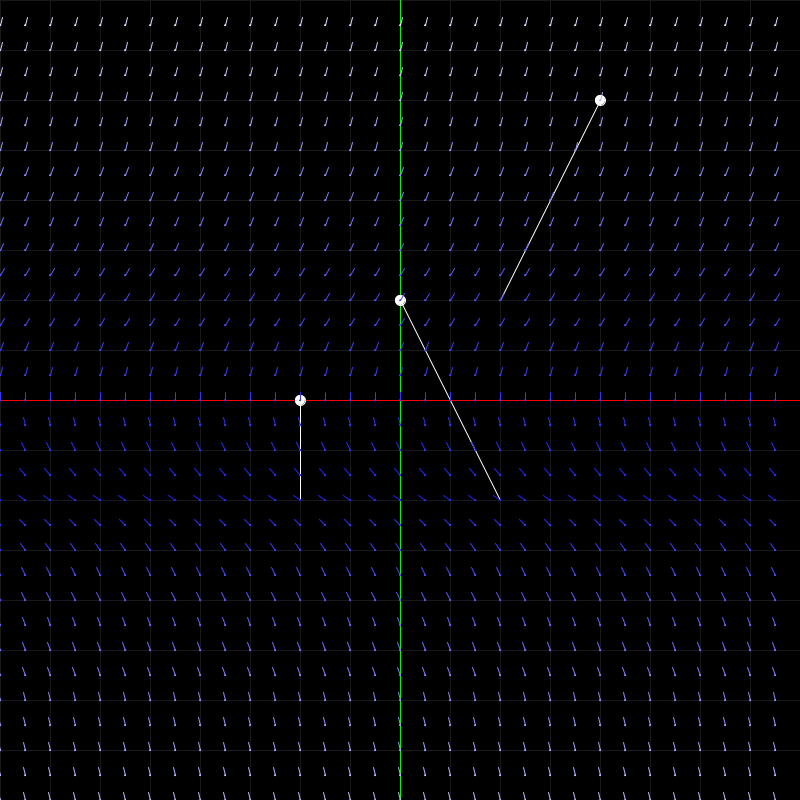
Frame 1 (no input)
Frame 60 (the mouse pressed at the canvas centre just before this capture): identical to frame 1, image omitted
Frame 120 (the mouse held since frame 60 and released just before this capture): identical to frame 1, image omitted

The Processing sketch that drew this single still picture (run headless with seeded random() and noise(); from frame 60 on, the mouse is pressed at the canvas centre):

// Processing sketch: sketch_2D_vector_field_RBF_interpolation
// ── sketch_2D_vector_field_RBF_interpolation.pde
/* Brute force approach to vector fields interpolation of scattred data
 *
 *
 Log 2024 05 2
 I created a gaussian elimination def in C# with ChatGPT to compute the
 lamdas of the systems of lienar equations. Then pass them here.
 double[,] matrixX = {
            {0,     2.82,  2,   1 }, //LambaX1 = -0.427
            {2.82,  0,     2,   0 }, //LambaX2 = -0.072
            {2,     2,     0,   -1 }, //LambaX3 = 0.60
        };
 double[,] matrixY = {
            {0,     2.82,  2,   2 }, //LambaY1 = 0.322
            {2.82,  0,     2,   1 }, //LambaY2 = 0.677
            {2,     2,     0,   2 }, //LambaY3 = 0.045
        };
 Now the vectors seems to behaive properly.
 
 */
float[] P1 = {100, 100}; //Source points
float[] P2 = {-100, -100}; //Source points
float[] P3 = {100, -100}; //Source points
float[] V1 = {100, 200}; //Vector at source points
float[] V2 = {0, 100}; //Vector at source points
float[] V3 = {-100, 200}; //Vector at source points

float[] P  = new float[2]; //Any point and Interpolated Vector
float[] V  = new float[2]; //Any point and Interpolated Vector

int l =0;

Tools tools = new Tools();
UniformGrid pointsGrid;

int nx, ny = 0;
int[] minPoint;
int[] maxPoint;

float change = 0;
float offSet = 0;
float sample = 0;
float scalar = 0.03;
float minium = 600;

void setup() {
  size(800, 800);
  //colorMode(HSB, 360, 100, 100);
  background(0, 0, 0);
  createCoordinatesSystem();

  minPoint = new int[2];
  maxPoint = new int[2];

  nx = 32;
  ny = 32;
  minPoint[0]=-400;
  minPoint[1]=-400;

  maxPoint[0]=400;
  maxPoint[1]=400;

  pointsGrid = new UniformGrid(nx, ny, minPoint, maxPoint);

  renderSourceVectorAtPoint(P1, V1);
  renderSourceVectorAtPoint(P2, V2);
  renderSourceVectorAtPoint(P3, V3);
  renderVectorFieldGrid();
}

void renderSourceVectorAtPoint(float[] point, float[] vector)
{
  stroke(255);
  pushMatrix();
  translate(point[0], point[1]);
  line(0, 0, vector[0], vector[1]);
  ellipse(vector[0], vector[1], 10, 10);
  popMatrix();
}

void renderAnyVectorAtAnyPoint(float[] point, float[] vector)
{
  float[] plotVector = tools.vertorNorm(vector);
  float scalar = 8;
  int val = (int)map(tools.vectorMagnitud(vector), 0, 500, 0, 255);
  stroke(val, val, 255);
  pushMatrix();
  translate(point[0], point[1]);
  line(0, 0, plotVector[0]*scalar, plotVector[1]*scalar);
  popMatrix();
}

void computeRBD_BruteForce(float[] point)
{
  /* 
  Logs 2024 05 1
   - It does not yield the desired outcome
   Vector is getting shorter the closer they get to the source
   and it shoudl the the opposite.
   
   Logs 2024 05 1
   - Computing the interpolant for each v-coordinate to find lamba
   for each coordinate. This works. 
   But there are some wird behaviors sucha as the V vector growing to much when going far away from V1
   [Phi]matrix x [LamdaX]vector = [x-sourceVectorCoordinates]
   [Phi]matrix x [LamdaY]vector = [x-sourceVectorCoordinates]
   */
   
  // Computed by hand
  
            
  float lamdaX1 = -0.427;
  float lamdaX2 = -0.072;
  float lamdaX3 = 0.60;
            
  float lamdaY1 = 0.322;
  float lamdaY2 = 0.677;
  float lamdaY3 = 0.045;
  
  float[] distanceV1 = tools.vectorSubstraction(P, P1);
  float r1 = tools.vectorMagnitud(distanceV1);
  float RBF1 = r1;//pow(r1,2) * log10(r1);

  float[] distanceV2 = tools.vectorSubstraction(P, P2);
  float r2 = tools.vectorMagnitud(distanceV2);
  float RBF2 = r2;// pow(r2,2) * log10(r2);
  
  float[] distanceV3 = tools.vectorSubstraction(P, P3);
  float r3 = tools.vectorMagnitud(distanceV3);
  float RBF3 = r2;// pow(r2,2) * log10(r2);

  float interpolantX = (lamdaX1 * RBF1) + (lamdaX2 * RBF2) + (lamdaX3 * RBF3);
  float interpolantY = (lamdaY1 * RBF1) + (lamdaY2 * RBF2) + (lamdaY3 * RBF3);

  float[] InterpolatedVector = {interpolantX, interpolantY};

  renderAnyVectorAtAnyPoint(point, InterpolatedVector);
}
// Calculates the base-10 logarithm of a number
float log10 (float x) {
  return (log(x) / log(10));
}

float[] matrix = {
  1, 0, 0, 0,
  0, 1, 0, 0,
  0, 0, 1, 0,
  0, 0, 0, 1};

void draw() {
}

float[] setVectorAtPoint(float[] point){
  
  float lamdaX1 = -0.427;
  float lamdaX2 = -0.072;
  float lamdaX3 = 0.60;
            
  float lamdaY1 = 0.322;
  float lamdaY2 = 0.677;
  float lamdaY3 = 0.045;
  
  float[] distanceV1 = tools.vectorSubstraction(point, P1);
  float r1 = tools.vectorMagnitud(distanceV1);
  float RBF1 = r1;//pow(r1,2) * log10(r1);

  float[] distanceV2 = tools.vectorSubstraction(point, P2);
  float r2 = tools.vectorMagnitud(distanceV2);
  float RBF2 = r2;// pow(r2,2) * log10(r2);
  
  float[] distanceV3 = tools.vectorSubstraction(point, P3);
  float r3 = tools.vectorMagnitud(distanceV3);
  float RBF3 = r2;// pow(r2,2) * log10(r2);

  float interpolantX = (lamdaX1 * RBF1) + (lamdaX2 * RBF2) + (lamdaX3 * RBF3);
  float interpolantY = (lamdaY1 * RBF1) + (lamdaY2 * RBF2) + (lamdaY3 * RBF3);

  float[] InterpolatedVector = {interpolantX, interpolantY};
  
  return InterpolatedVector;
}

void renderVectorFieldGrid(){
  println(pointsGrid.getSamplePosition(0));
  
  for(int i = 0; i < pointsGrid.getSize(); i++)
  {
    
    fill(255);
    noStroke();
    float x = pointsGrid.getSamplePosition(i)[0];
    float y = pointsGrid.getSamplePosition(i)[1];
    
    float[] point = {x , y};
    float[] vector = setVectorAtPoint(point);
    renderAnyVectorAtAnyPoint(point, vector);
    ellipse(x, y, 1, 1);
  }
}

void mousePressed() {
  background(0, 0, 0);
  createCoordinatesSystem();
  
  renderSourceVectorAtPoint(P1, V1);
  renderSourceVectorAtPoint(P2, V2);
  renderSourceVectorAtPoint(P3, V3);
  
  P[0] = globalMouseX();
  P[1] = globalMouseY();
  
  computeRBD_BruteForce(P);
  
}

void createCoordinatesSystem() {
  //background(0, 0, 0, 5);
  translate(width/2, height/2);
  scale(1, -1);
  createBackgroundGrid(20, 20, 50);
  stroke(255, 0, 0);
  line(-width, 0, width, 0); // X axis
  stroke(0, 255, 0);
  line(0, -height, 0, height); // Y axis
  noStroke();
}

void createBackgroundGrid(int rows, int coloumns, int cellSize) {
  for (int j = 0; j < coloumns; j++) {
    for (int i = 0; i < rows; i++) {
      stroke(24);
      line(-width, (j*cellSize)-(height/2), width, (j*cellSize)-(height/2)); // X axis
      line((i*cellSize)-(width/2), -height, (i*cellSize)-(width/2), height); // Y axis
    }
  }
}

int globalMouseX() {
  return mouseX - (width/2);
}
int globalMouseY() {
  return -1*(mouseY - (height/2));
}

// ── Tools.pde
public class Tools {

  //private float[] identityMatrix = {1, 0, 0, 0, 1, 0, 0, 0, 1};

  public Tools() {
  }

  float linearInterpolationN( float t, float startSample, float endSample) {
    /*
  Special case in which "t" belongs [0,1]
     (1-t)*f(X0) + t*f(X1)
     */
    float interpolated = ((1-t) * startSample) + (t*endSample);
    return interpolated;
  }

  public float[] applyMatrix3(float[] vector, float[] matrix) {
    //vector most be [x,y,1]
    float[] newVector = new float[3];
    for (int i = 0; i < 3; i++) {
      newVector[0] += vector[(i%3)]*matrix[(i%3)];
      newVector[1] += vector[(i%3)]*matrix[(i%3)+3];
      //println();
      //y*nx + x
      //Math.floor(i/3)
    }
    return newVector;
  }
  public float[] applyMatrix4(float[] vector, float[] matrix) {
    //vector most be [x,y,1]
    float[] newVector = new float[4];
    int size = vector.length;
    for (int i = 0; i < size; i++) {
      newVector[0] += vector[(i%size)]*matrix[(i%size)];
      newVector[1] += vector[(i%size)]*matrix[(i%size)+size];
      newVector[2] += vector[(i%size)]*matrix[(i%size)+(size*2)];

      //println();
      //y*nx + x
      //Math.floor(i/3)
    }
    newVector[3] = 1;
    return newVector;
  }


  float[] vectorSubstraction(float[] P1, float[] P0) {
    // FinalPoint - InitialPoint
    float Ax = P1[0] - P0[0]; // X1 - X0
    float Ay = P1[1] - P0[1]; // Y1 - Y0
    //float Az = P1[2] - P0[2]; // Z1 - Z0

    float[] newVector = {Ax, Ay};//, Az, 1}; //Affine coordinates
    return newVector;
  }
  
  float vectorMagnitud(float[] vector){
    
    float magnitud = 0;
    float accumulator = 0;
      
    for(int i = 0; i < vector.length; i++)
    {
      accumulator =+ vector[i]*vector[i];
    }
    
    magnitud = sqrt(accumulator);
    
    return magnitud;
    
  }

  float[] crossProduct(float[] vA, float[] vB) {
    //u x v = (uY*vZ - uZ*vY, uZ*vX - uX*vZ, uX*vY - uY*vX)
    float x = vA[1]*vB[2] - vA[2]*vB[1];
    float y = vA[2]*vB[0] - vA[0]*vB[2];
    float z = vA[0]*vB[1] - vA[1]*vB[0];

    float[] newVector = {x, y, z, 1};
    return newVector;
  }

  float[] vertorNorm(float[] vector) {
    //offsetOrigin is used to move the normal vecotr from [0,0] to the tip of the position vectors
    float vectorLenght = sqrt(pow(vector[0], 2)+pow(vector[1], 2));//+pow(vector[2], 2));

    float xn = vector[0]/vectorLenght;
    float yn = vector[1]/vectorLenght;
    //float zn = vector[2]/vectorLenght;

    float[] normalizedVector = {xn, yn};//, zn, 1};// Affine coordinates
    return normalizedVector;
  }

  float[] findTriangleBarycenter(float[] A, float[] B, float[] C) {
    float[] newVector = new float[4];
    float weight = 0.33;

    newVector[0] = (weight*A[0]) + (weight*B[0]) + (weight*C[0]);
    newVector[1] = (weight*A[1]) + (weight*B[1]) + (weight*C[1]);
    newVector[2] = (weight*A[2]) + (weight*B[2]) + (weight*C[2]);
    newVector[3]=1;

    return newVector;
  }

  // Method from the VisGra project, need refctoring, they are rendering things inside.

  public void displayTriangle(int[] triangleIndexs, float[][] vertices, boolean showStrokes) {
    //stroke(0);
    if (showStrokes) {
      stroke(0);
    } else {
      noStroke();
    }
    fill(0, 100, (vertices[0][1]*0.5));
    beginShape(TRIANGLES);
    vertex(vertices[triangleIndexs[0]][0], vertices[triangleIndexs[0]][1], vertices[triangleIndexs[0]][2]);
    vertex(vertices[triangleIndexs[1]][0], vertices[triangleIndexs[1]][1], vertices[triangleIndexs[1]][2]);
    vertex(vertices[triangleIndexs[2]][0], vertices[triangleIndexs[2]][1], vertices[triangleIndexs[2]][2]);
    endShape();
  }

  public void lines(float[] origin) {
    stroke(0, 255, 0);
    beginShape(LINES);
    vertex(origin[0], origin[1], origin[2]);
    vertex(origin[0], origin[1]-100, origin[2]);
    endShape();
  }

  public void displayNormals(float[] normalVector, float[] origin) {
    float xo, yo, zo, xn, yn, zn;
    float scalarFactor = 20;

    xo = origin[0];
    yo = origin[1];
    zo = origin[2];

    xn = normalVector[0]*scalarFactor;
    yn = normalVector[1]*scalarFactor;
    zn = normalVector[2]*scalarFactor;
    beginShape(LINES);
    vertex(xo, yo, zo);
    vertex(xo+xn, yo+yn, zo+zn);
    endShape();
  }
}

// ── UniformGrid.pde
public class UniformGrid {
  //2D [x,y] [colunms, rows]
  private int nx, ny, nCols, nRows, dx, dy;
  //private int[] minPoint, maxPoint;
  private float[][] samplePoints;//holds 3D coordinates in space
  private float[] sampleValues;//holds an scalar value

  public UniformGrid(int nx, int ny, int[] minPoint, int[] maxPoint) {
    if (nx <= 1) {
      this.nx = 2;
    } else {
      this.nx = nx;
    }
    if (ny <= 1) {
      this.ny = 2;
    } else {
      this.ny = ny;
    }

    //this.minPoint = minPoint;
    //this.maxPoint = maxPoint;
    nCols = nx - 1; //number of rows cells
    nRows = ny - 1; //number of columns cells
    samplePoints = new float[nx*ny][4]; //Store 3D vector in affine coordinate [x,y,z,w]
    sampleValues = new float[nx*ny];

    int xMin =  minPoint[0];
    int yMin =  minPoint[1];
    int xMax =  maxPoint[0];
    int yMax =  maxPoint[1];

    dx = (xMax - xMin) / nCols; // Call's width
    dy = 0;
    if (ny > 1) {
      dy = (yMax - yMin) / nRows; // Cell's height
    }

    float offSet = 0;
    float sample = 0;
    float scalar = 20;
    float minium = 10;

    for (int y = 0; y < ny; y++) {
      for (int x = 0; x < nx; x++) {

        int linearIndex = (y*nx)+x;

        samplePoints[linearIndex][0] = (x*dx) + xMin;
        //if (ny > 1) {

        sample = ((cos((linearIndex * 0.01) - offSet) * scalar ));
        samplePoints[linearIndex][1] = (y*dy) + yMin;//((y*dy) + yMin)*-1;

        //samplePoints[linearIndex][1] = 600 + random(-50, 50);//(y*dy) + yMin;//((y*dy) + yMin)*-1;
        offSet = (linearIndex*( PI/4 ));
        //} else {
        //  samplePoints[linearIndex][1] = yMin;
        //}
        samplePoints[linearIndex][2] = ((y*dy) + yMin)*-1;
        samplePoints[linearIndex][3] = 1;

        sampleValues[linearIndex] = 0;
        /*println("uniformGrid["+((y*nx)+x)+"][0] = "+((x*dx) + xMin));
         println("uniformGrid["+((y*nx)+x)+"][1] = "+((y*dy) + yMin));
         println("-----------------");*/
      }
    }
  }


  public float[] getSampleIndex(float[] point) {
    int linearIndex = int((point[1]*nx)+point[0]);
    return samplePoints[linearIndex];
  }

  public float[] getSamplePosition(int linearIndex) {
    if (linearIndex > samplePoints.length) {
      return samplePoints[samplePoints.length-1];
    } else if (linearIndex < 0) {
      return samplePoints[0];
    }
    //int[] coordinates = new int[2];
    //coordinates[0] = (int)(linearIndex % this.nx)*dx;
    //coordinates[1] = (int)(Math.floor(linearIndex / this.nx) % ny)*dy;
    return samplePoints[linearIndex];
  }

  public float getSamplePointValue(int[] point) {
    int linearIndex = (point[1]*nx)+point[0];
    return sampleValues[linearIndex];
  }

  public float getSampleValue(int linearIndex) {
    //int linearIndex = (point[1]*nx)+point[0];
    return sampleValues[linearIndex];
  }

  public int getSize() {
    return sampleValues.length;
  }
  public void setSampleValue(int linearIndex, float newValue) {
    sampleValues[linearIndex] = newValue;
  }
  public void setSamplePosition(int linearIndex, float[] newValue) {
    samplePoints[linearIndex] = newValue;
  }

  public void setYSamplePosition(int linearIndex, float newValue) {
    samplePoints[linearIndex][1] = newValue;
  }
}
